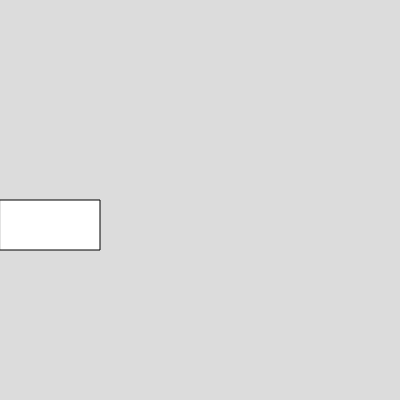
Frame 1 (no input)
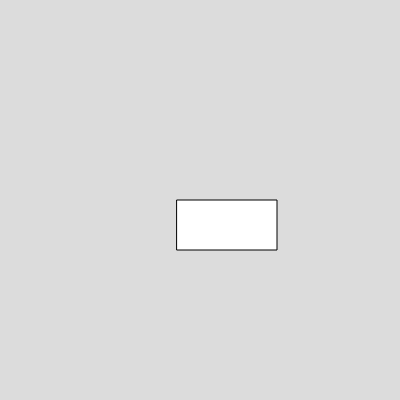
Frame 60 (no input)
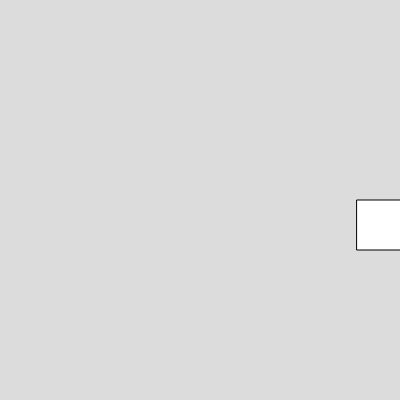
Frame 120 (the mouse pressed at the canvas centre since frame 60)

The p5.js sketch that drew these frames (run headless with seeded random() and noise() and a simulated clock; from frame 60 on, the mouse is pressed at the canvas centre):

// p5.js sketch
// ── sketch.js
let x = 0
let move = 3;

function setup() {
  createCanvas(400, 400);
}

function draw() {
  background(220);
  
  if (x > width){
    move = -3; 
  }
    
    if (x < 0){
      move = 3;
    }


rect (x, 200, 100, 50);

  x = x + move;
  
}
